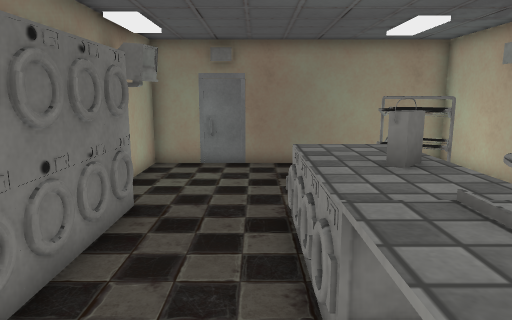
view 1 (above)

12 first-person views from a walk through a Unity game level. The camera is 1.4 m above the floor, tilts 10° down and sees 70° across. The floor is counted in squares, 0.5 m on a side. Each view is taken from the middle of a square. On the plan, view 1 faces up. The plan holds only what a view shows up to about 20 squares ahead; the rest is blank. Door leaves are left out, so doorways stand open. Some surface patterns are stand-ins.

view 2
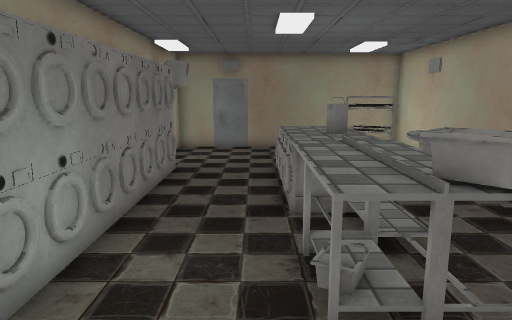

view 3
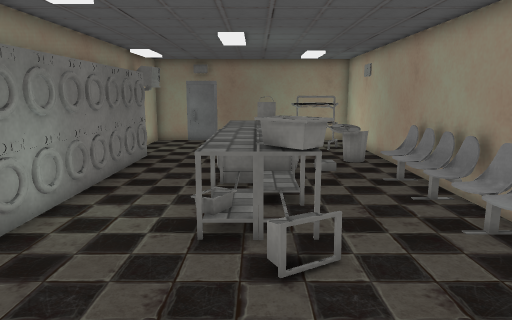

view 4
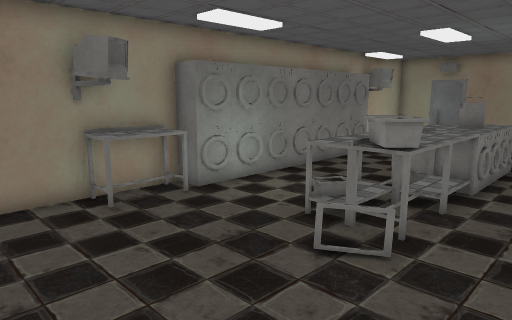

view 5
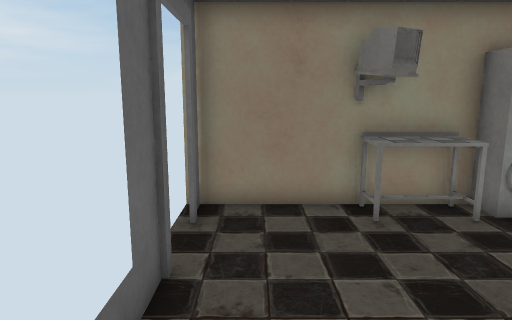

view 6
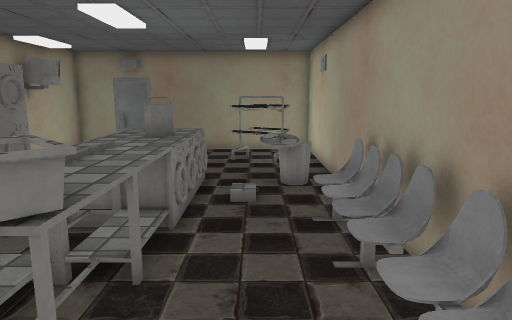

view 7
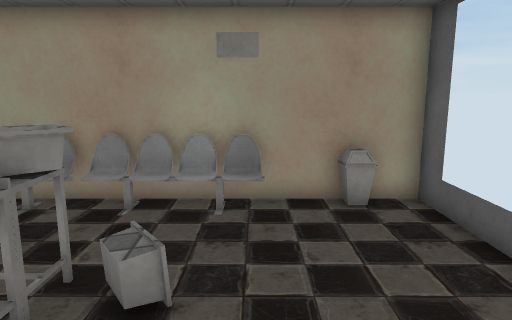

view 8
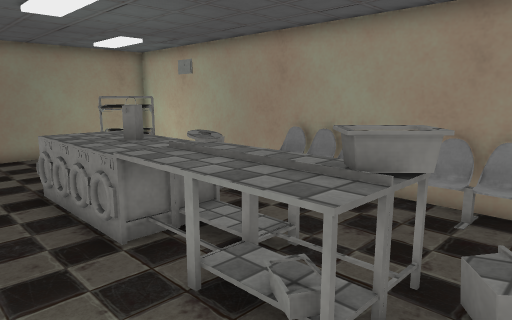

view 9
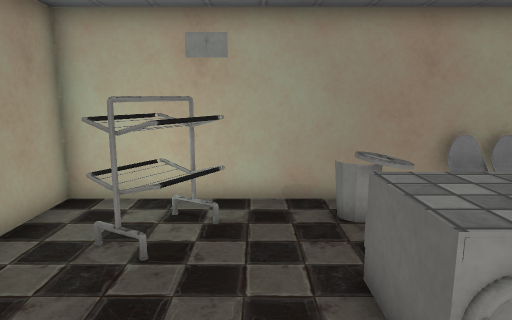

view 10
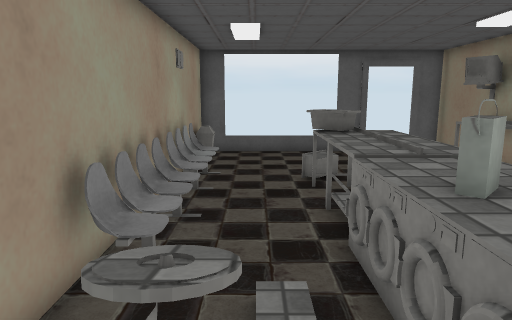

view 11
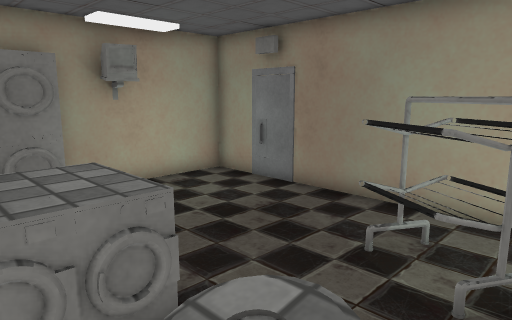

view 12
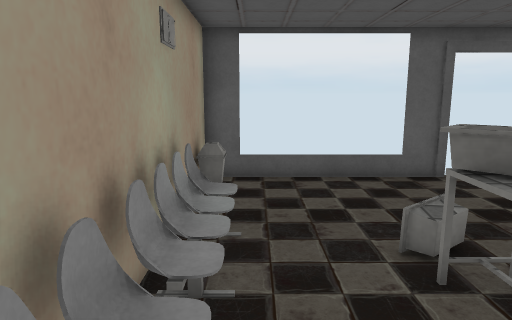

### Floor plan
Key: @ floor where view 1 was taken; # wall or solid block; x gap in a wall; . floor; D open door; = window, fence, low wall or low ledge; O other object.
Columns run from 4 left of view 1 to 8 right of it. Each row starts with its distance up from view 1.
 15 #############
 14 #...........#
 13 #.......O#O.#
 12 #.......O#Ox#
 11 #O......O#O.#
 10 ##..........#
  9 OO..........#
  8 OO...#OO.OOO#
  7 OO...=OO.OO=#
  6 OO...=OO....#
  5 OO...OOO...=#
  4 OO...OOO...x#
  3 OO...OOO...x#
  2 OO...OOO...x#
  1 OO...OOO...O#
  0 OO..@OOO...x#
 -1 OO...OOO...x#
 -2 #O.....O...x#
 -3 OO......... #
 -4 OO.........O#
 -5 #...........#
 -6 #..........O#
 -7 #..........O#
 -8 ##DD##..... #
 -9 ##  ##     ##

Where each view was taken, in squares from view 1:
view 1: 0 up, 0 right, facing up
view 2: 5 down, 0 right, facing up
view 3: 8 down, 2 right, facing up
view 4: 8 down, 6 right, facing up-left
view 5: 7 down, 5 right, facing left
view 6: 4 down, 5 right, facing up
view 7: 4 down, 2 left, facing right
view 8: 3 down, 2 left, facing up-right
view 9: 10 up, 2 left, facing right
view 10: 10 up, 5 right, facing down
view 11: 6 up, 7 right, facing up-left
view 12: 4 up, 6 right, facing down
